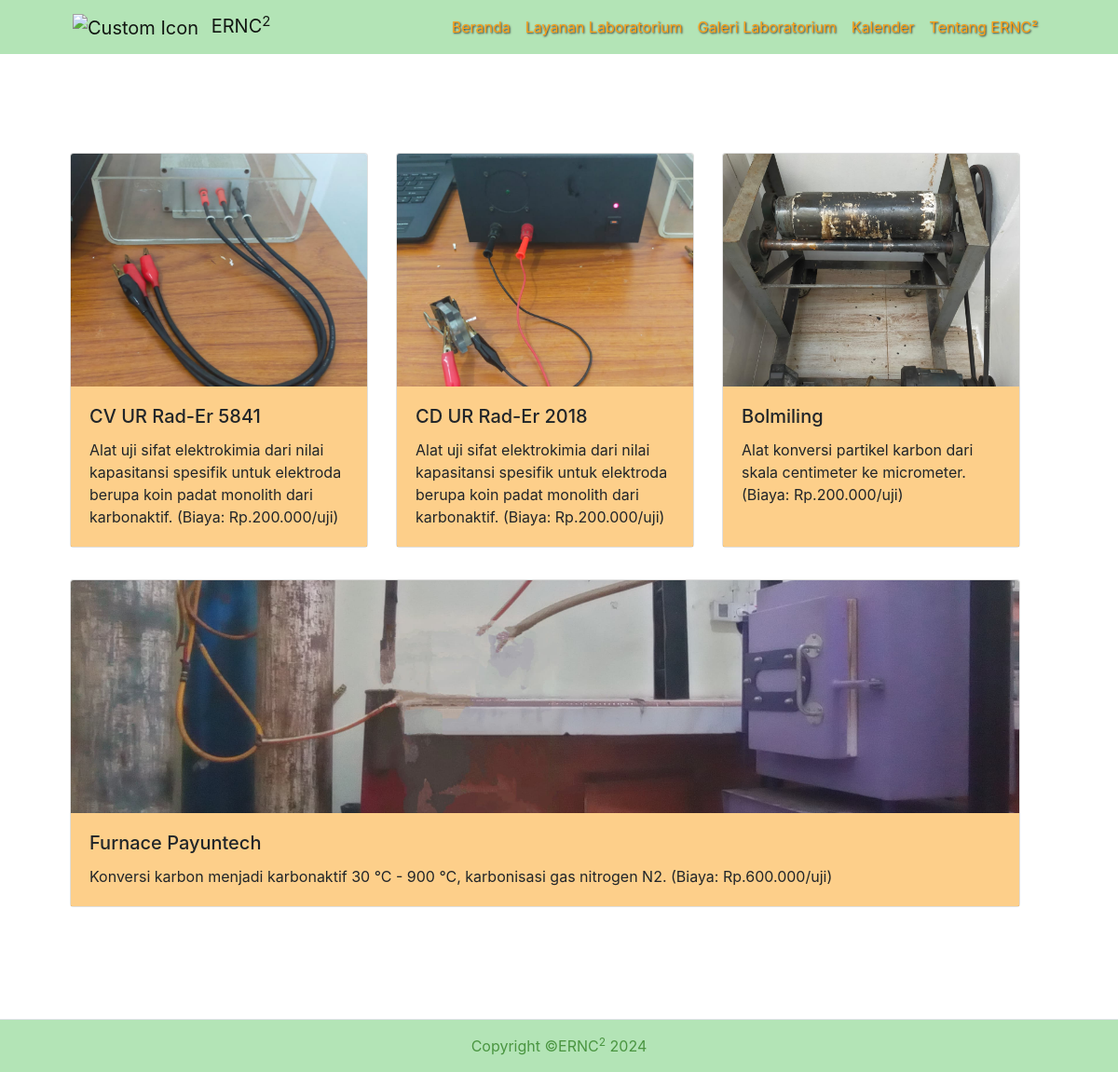
/index.php/home/galeri, run on the app's committed database.
### tables this page shows
CREATE TABLE `galeri` (
  `id` int(50) NOT NULL,
  `gambar` varchar(255) NOT NULL DEFAULT 'default.jpg',
  `judul` varchar(50) NOT NULL,
  `deskripsi` varchar(255) NOT NULL
);

### application/controllers/Home.php (called while the page is built, shortened)
<?php
class Home extends CI_Controller {
    public function __construct()
    {
        $this->load->model('Kalender_model');
        $this->load->model('Layanan_model');
        $this->load->model('Peminjaman_model');
        $this->load->model('Galeri_model');
    }
  public function galeri() {
    $data['galeri'] = $this->Galeri_model->get();
    $this->load->view("frontend/header");
    $this->load->view("frontend/galeri", $data);
    $this->load->view("frontend/footer");
  }
}

### index.php (called while the page is built, shortened)
<?php
require_once BASEPATH.'core/CodeIgniter.php';

### application/models/Galeri_model.php (called while the page is built, shortened)
<?php
class Galeri_model extends CI_Model {
    public $table = 'galeri';
    public function get()
    {
        $this->db->from($this->table);
        $query = $this->db->get();
        return $query->result_array();
    }
}
?>

### application/views/frontend/galeri.php (the view)
<section class="py-5 border-bottom" id="features">
  <div class="container px-5 my-5">
    <div class="row">
      <?php foreach($galeri as $index => $item): ?>
        <?php if ($index % 3 == 0): ?>
          <div class="card-deck mb-4">
        <?php endif; ?>
        <div class="card">
          <a href="<?= base_url('assets/img/galeri/') . $item['gambar']; ?>" data-lightbox="gambar-set" data-title="Gambar <?= $item['judul']; ?>">
            <img src="<?= base_url('assets/img/galeri/') . $item['gambar']; ?>" class="card-img-top" alt="<?php echo $item['judul']; ?>">
          </a>
          <div class="card-body" style="background-color: #fca01780;">
            <h5 class="card-title"><?php echo $item['judul']; ?></h5>
            <p class="card-text"><?php echo $item['deskripsi']; ?></p>
          </div>
        </div>
        <?php if (($index + 1) % 3 == 0 || ($index + 1) == count($galeri)): ?>
          </div>
        <?php endif; ?>
      <?php endforeach; ?>
    </div>
  </div>
</section>

### application/views/frontend/header.php (style rules this page uses)
.card-deck { display: flex; flex-wrap: wrap; justify-content: space-between; }
.card { flex: 1; margin: 10px; }
.card img { width: 100%; height: 250px; object-fit: cover; }

### data on the page
galeri: gambar (picture), judul "CV UR Rad-Er 5841", deskripsi "Alat uji sifat elektrokimia dari nilai kapasitansi spesifik untuk elektroda berupa koin padat monolith dari karbonaktif. (Biaya: Rp.200.000/uji)"
galeri: gambar (picture), judul "CD UR Rad-Er 2018", deskripsi "Alat uji sifat elektrokimia dari nilai kapasitansi spesifik untuk elektroda berupa koin padat monolith dari karbonaktif. (Biaya: Rp.200.000/uji)"
galeri: gambar (picture), judul "Bolmiling", deskripsi "Alat konversi partikel karbon dari skala centimeter ke micrometer. (Biaya: Rp.200.000/uji)"
galeri: gambar (picture), judul "Furnace Payuntech", deskripsi "Konversi karbon menjadi karbonaktif 30 °C - 900 °C, karbonisasi gas nitrogen N2. (Biaya: Rp.600.000/uji)"
